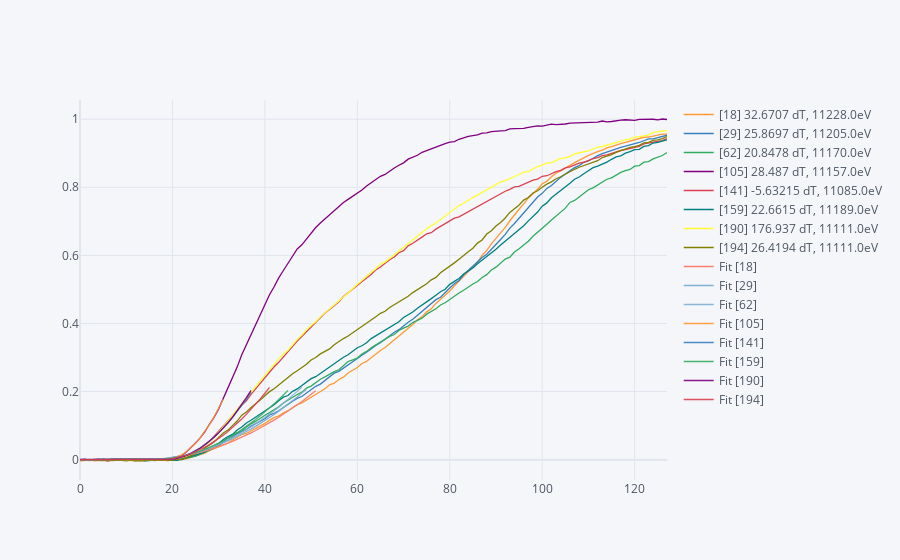
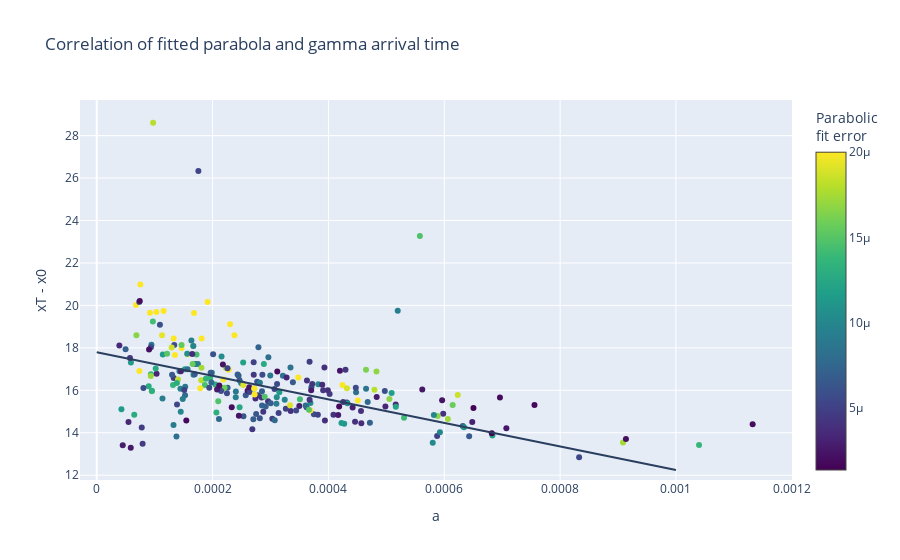
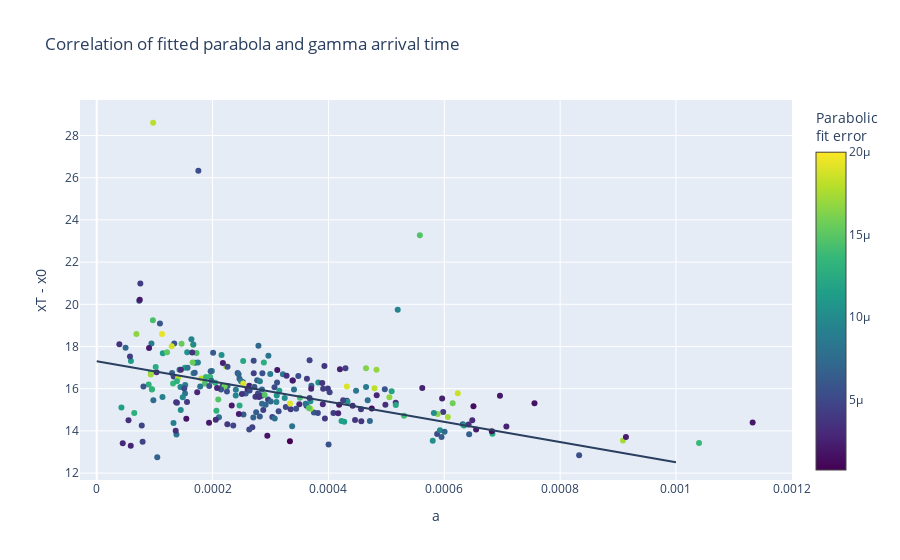

Notebook source saved alongside these figures, in order:
### Code cell
from plotly import graph_objects as go

low_acc_results = df_results[df_results["rel_x0_cutoff_var"] > 0.00003]
past_cutoff_results = df_results[df_results["x_cutoff"] < df_results["xT"]]
notable_results = pd.concat([low_acc_results, past_cutoff_results],axis=0)
# Replace the low accuracy results with the new 'recalc_low_acc_results' values
updated_results = pd.concat([df_results[df_results["rel_x0_cutoff_var"] <= 0.00002], recalc_low_acc_results],axis=0)

# display(low_acc_results)
# display(recal_low_acc_results)
display(past_cutoff_results)
df_new[[col for col in df_new.columns if sum([i in col for i in notable_results.index]+["[190]" in col]) >= 1]].iplot()

fig0 = corr_fig(df_results, ["[190]"], (None, 2e-5))
popt0, pcov0 = curve_fit(lambda x, m, b: m*x + b, df_results["a"], df_results["xT"]-df_results["x0"], bounds=([-10000, 1], [10, 20]))
print("df_results:", popt0, pcov0, "\nx0,y0 - x1,y1:", (0,popt0[1]), (0.001, popt0[0]/1000+popt0[1]))
fig0.update_layout(shapes = [{'type': 'line', 'yref': 'y', 'xref': 'x', 'y0': popt0[1], 'y1': popt0[0]/1000+popt0[1], 'x0': 0, 'x1': 0.001}])
fig0.show()

# fig1 = corr_fig(low_acc_results)
# fig1.add_trace(corr_trace(recalc_low_acc_results))
# fig1.show()

fig2 = corr_fig(updated_results, ["[190]"], (None, 2e-5))
popt1, pcov1 = curve_fit(lambda x, m, b: m*x + b, updated_results["a"], updated_results["xT"]-updated_results["x0"], bounds=([-10000, 1], [10, 20]))
print("updated_results:", popt1, pcov1, "\nx0,y0 - x1,y1:", (0,popt1[1]), (0.001, popt1[0]/1000+popt1[1]))
fig2.update_layout(shapes = [{'type': 'line', 'yref': 'y', 'xref': 'x', 'y0': popt1[1], 'y1': popt1[0]/1000+popt1[1], 'x0': 0, 'x1': 0.001}])
fig2.show() #  "line_dash":"dash"
